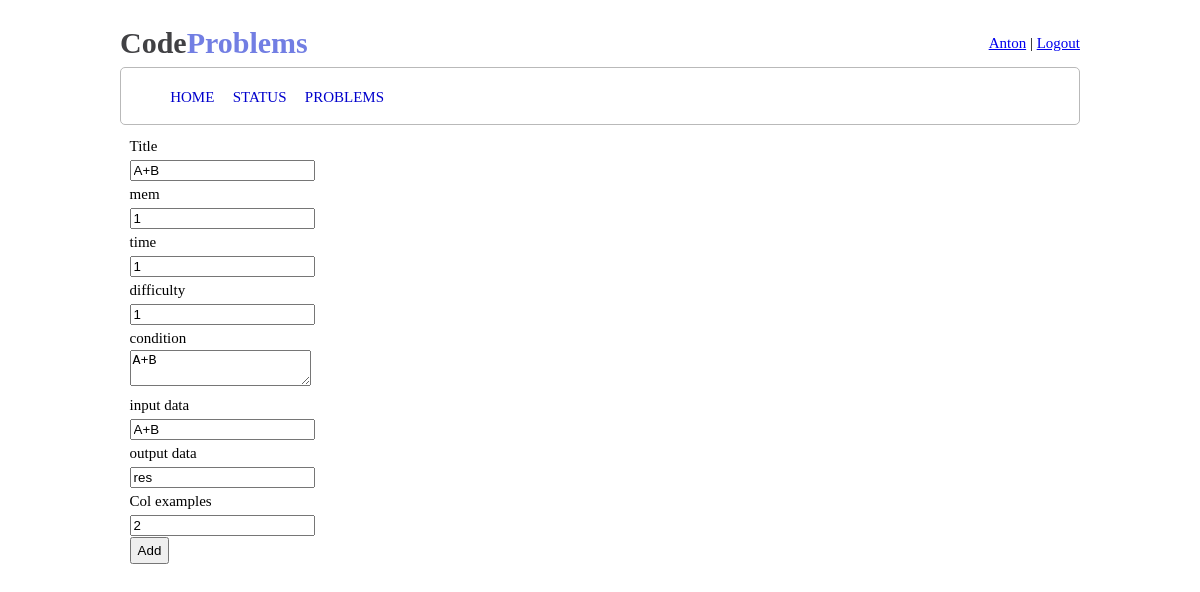
/edit/1/ (signed in), run on an earlier commit of the app's database.
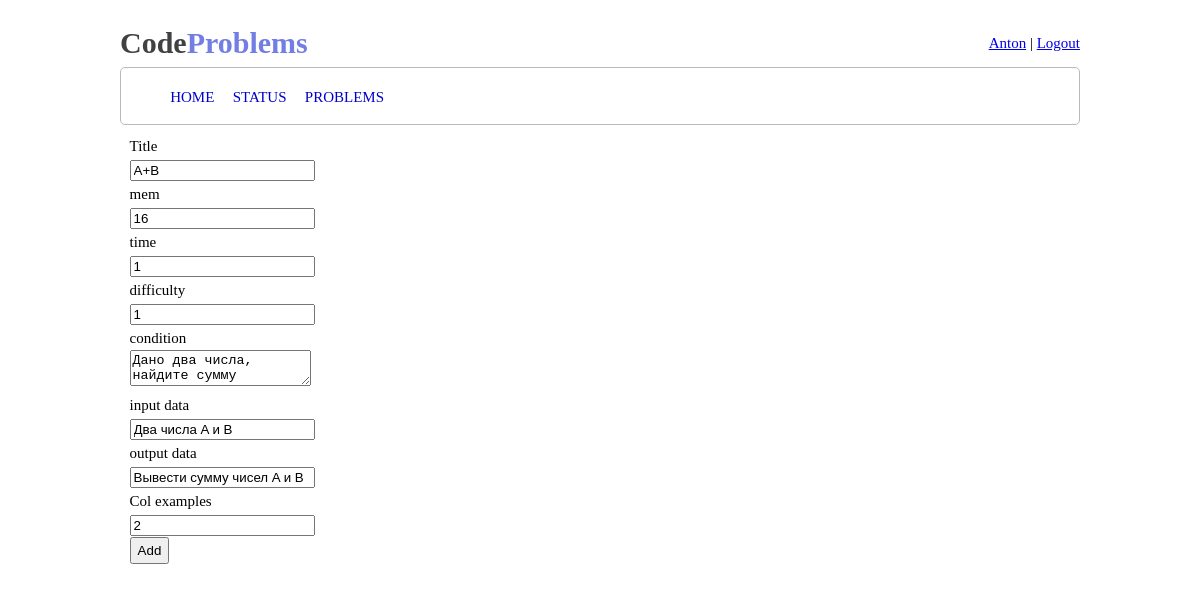
And on a later commit of the database.
### data/all_models.py (models this page shows, shortened)
class Problem(SqlAlchemyBase):
    __tablename__ = 'problems'
    id = sqlalchemy.Column(sqlalchemy.Integer, primary_key=True)
    title = sqlalchemy.Column(sqlalchemy.String(255), unique=False, nullable=False)
    memory = sqlalchemy.Column(sqlalchemy.Integer, unique=False, nullable=False)
    time = sqlalchemy.Column(sqlalchemy.Integer, unique=False, nullable=False)
    difficulty = sqlalchemy.Column(sqlalchemy.Integer, unique=False, nullable=False)
    condition = sqlalchemy.Column(sqlalchemy.Text(), unique=False, nullable=False)
    inp = sqlalchemy.Column(sqlalchemy.Text(), unique=False, nullable=False)
    output = sqlalchemy.Column(sqlalchemy.Text(), unique=False, nullable=False)
    col_examples = sqlalchemy.Column(sqlalchemy.Integer(), unique=False, nullable=False, default=2)

### app.py (the view, shortened to what this page needs)
@app.route('/edit/<int:num>/', methods=['POST', 'GET'])
@login_required
def edit(num):
    if current_user.role == 0:
        abort(404)
    form = AddProblem()
    session = create_session()
    problem = session.query(Problem).filter(Problem.id == num).first()
    if not problem:
        abort(404)
    form.title.data = problem.title
    form.mem.data = problem.memory
    form.time.data = problem.time
    form.difficulty.data = problem.difficulty
    form.condition.data = problem.condition
    form.inp.data = problem.inp
    form.output.data = problem.output
    form.col_examples.data = problem.col_examples
    return render_template("add.html", form=form, input_files=False)

### data/forms.py
class AddProblem(FlaskForm):
    title = StringField('Title', validators=[DataRequired()])
    mem = IntegerField('mem', validators=[DataRequired()])
    time = IntegerField('time', validators=[DataRequired()])
    difficulty = IntegerField('difficulty', validators=[DataRequired()])
    condition = TextAreaField('condition', validators=[DataRequired()])
    inp = StringField('input data', validators=[DataRequired()])
    output = StringField('output data', validators=[DataRequired()])
    files = MultipleFileField()
    col_examples = IntegerField('Col examples', validators=[DataRequired()])
    submit = SubmitField('Add')

### app.py (called while the page is built)
@login_manager.user_loader
def load_user(user_id):
    session = create_session()
    return session.query(User).get(user_id)

### data/db_session.py (called while the page is built)
def create_session() -> Session:
    global __factory
    return __factory()

### templates/add.html (shortened to what this page needs)
{% extends 'index.html' %}
{% block content %}
    <div class="container-input">
        <form action="" method="post" enctype="multipart/form-data">
                <p>
                    {{ form.title.label }}<br>
                    {{ form.title(class="form-control", type="text") }}<br>
                </p>
                <p>
                    {{ form.mem.label }}<br>
                    {{ form.mem(class="form-control", type="text") }}<br>
                </p>
                <p>
                    {{ form.time.label }}<br>
                    {{ form.time(class="form-control", type="text") }}<br>
                </p>
                <p>
                    {{ form.difficulty.label }}<br>
                    {{ form.difficulty(class="form-control", type="text") }}<br>
                </p>
                <p>
                    {{ form.condition.label }}<br>
                    {{ form.condition(class="form-control", type="text") }}<br>
                </p>
                <p>
                    {{ form.inp.label }}<br>
                    {{ form.inp(class="form-control", type="text") }}<br>
                </p>
                <p>
                    {{ form.output.label }}<br>
                    {{ form.output(class="form-control", type="text") }}<br>
                </p>
                <p>
                    {{ form.col_examples.label }}<br>
                    {{ form.col_examples(class="form-control", type="text") }}<br>
                </p>
            <p>{{ form.submit(type="submit", class="btn_submit") }}</p>
        </form>
    </div>
{% endblock %}

What changed in the data, as far as the page shows it:
changed Problem: condition "A+B" → "Дано два числа, найдите сумму"; inp "A+B" → "Два числа A и B"; output "res" → "Вывести сумму чисел A и B"
Also different on the page:
form field mem: "1" → "16"
